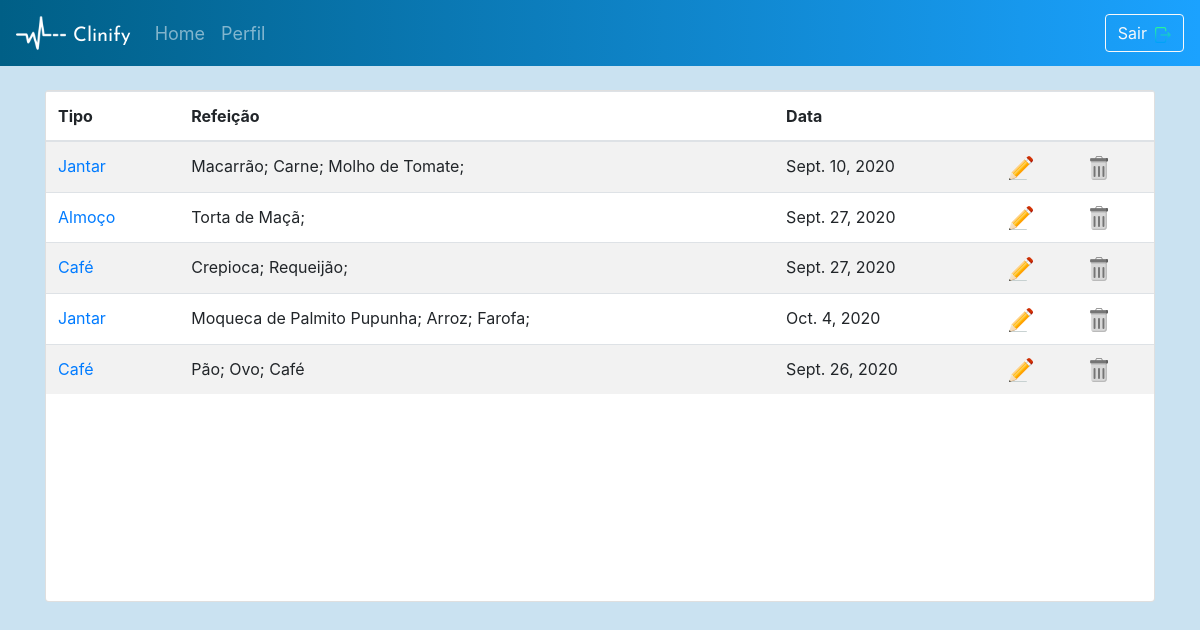
Screenshot of /Templates/diet/list/ (signed in) with the database file from the repository.
### server_app/models.py (models this page shows, shortened)
class UserDiet(models.Model):
    CHOICE = (('Café', 'Café'), ('Almoço', 'Almoço'), ('Jantar', 'Jantar'), ('Snacks', 'Snacks'))
    user            = models.ForeignKey(User, on_delete=models.CASCADE)
    diet_include    = models.TextField(max_length=500)
    diet_date_diet  = models.DateField()
    meal            = models.CharField(null=False, max_length=10, default=None, choices=CHOICE)
    slug            = models.SlugField(default='slug')
    objects = models.Manager()

### server_app/views.py (the view)
@method_decorator(login_required(login_url="/logout/"), name='dispatch')
class DietListView(ListView): ### RETRIEVE
    template_name="diet_list.html"
    model = UserDiet
    context_object_name = 'diet'
    def get_context_data(self, **kwargs):
        context = super(DietListView, self).get_context_data(**kwargs)
        return context
    def get_queryset(self):
        queryset = super(DietListView, self).get_queryset()
        queryset = queryset.filter(user=self.request.user)
        return queryset

### Templates/diet_list.html (shortened to what this page needs)
<!DOCTYPE html>
{% extends 'base.html' %}
    {% block content %}
        {% load static %}
    </head>
    <body class="medication-screen">
        <nav class="navbar navbar-expand-md navbar-dark">
            <img class="nav-icon" src="{% static 'images\heartbeat-logo-144.png' %}">
            <a class="navbar-brand" href="https://fonts.googleapis.com/css?family=Josefin+Sans:600&display=swap" rel="stylesheet">Clinify</a>
            <div class="collapse navbar-collapse" id="navbarSupportedContent">
                <ul class="navbar-nav mr-auto">
                    <a class="nav-link" href="{% url 'home' %}">Home</a>
                    <a class="nav-link" href="{% url 'temp:profile' %}">Perfil</a>
                </ul>
                <form class="form-inline" method="POST">
                    <a href="#" data-toggle="modal" data-target="#myModal"><button class="btn btn-outline-light btn-auto">Sair<img class="pl-2" src="{% static 'images/logout.png' %}"></button></a>
                </form>
            </div>
        </nav>
        <section class="container mt-3">
            <div class="card card-med mt-4 mb-3" id="card-opacity">
                <div class="overflow-auto">
                    <table class="table table-striped overflow-auto">
                        <thead>
                            <tr>
                                <th>Tipo</th>
                                <th>Refeição</th>
                                <th>Data</th>
                                <th> </th>
                                <th> </th>
                            </tr>
                        </thead>
                        <tbody>
                            {% for userdiet in diet %}
                            <tr>
                                <td><a href="{% url 'temp:diet_detail' pk=userdiet.pk slug=userdiet.slug %}">{{ userdiet.meal }}</a></td>
                                <td>{{ userdiet.diet_include }}</td>
                                <td>{{ userdiet.diet_date_diet }}</td>
                                <td><a href="{% url 'temp:diet' pk=userdiet.pk slug=userdiet.slug %}"><img src="{% static 'images/edit.png' %}"></a></td>
                                <td><a href="{% url 'temp:diet_delete' pk=userdiet.pk slug=userdiet.slug %}"><img src="{% static 'images/trash.png' %}"></a></td>
                            </tr>
                            {% endfor %}
                        </tbody>
                    </table>
                </div>
            </div>
        </section>
        {% endblock %}

### static/css/screens.css (style rules this page uses)
.intro-screen, .signup-screen, .forgpassword-screen, .navbar { background: linear-gradient(90deg, rgba(0,95,134,100) 0%, rgba(27,162,255,100)100%); }
.navbar-brand { padding-left: 7px; margin-top: 6px; font-size: x-large; color: white; font-family: 'Josefin Sans', sans-serif; }
.nav-icon { height: 50px; width: 50px; }
.msg-text, .profile-screen, .edit-profile, .medication-screen, .diet-screen, .appointment-screen, .exercise-screen, .home-screen, .stresslevel-screen { background-color: rgb(202, 226, 241); }
.nav-link { color: white; font-size: 18px; }
.card-med, .card-vaccine, .card-trip { height: 32rem; }
.table { text-align: left; }

### rows the page displays
UserDiet: meal "Jantar", diet_include "Macarrão; Carne; Molho de Tomate;", diet_date_diet "Sept. 10, 2020"
UserDiet: meal "Almoço", diet_include "Torta de Maçã;", diet_date_diet "Sept. 27, 2020"
UserDiet: meal "Café", diet_include "Crepioca; Requeijão;", diet_date_diet "Sept. 27, 2020"
UserDiet: meal "Jantar", diet_include "Moqueca de Palmito Pupunha; Arroz; Farofa;", diet_date_diet "Oct. 4, 2020"
UserDiet: meal "Café", diet_include "Pão; Ovo; Café", diet_date_diet "Sept. 26, 2020"
